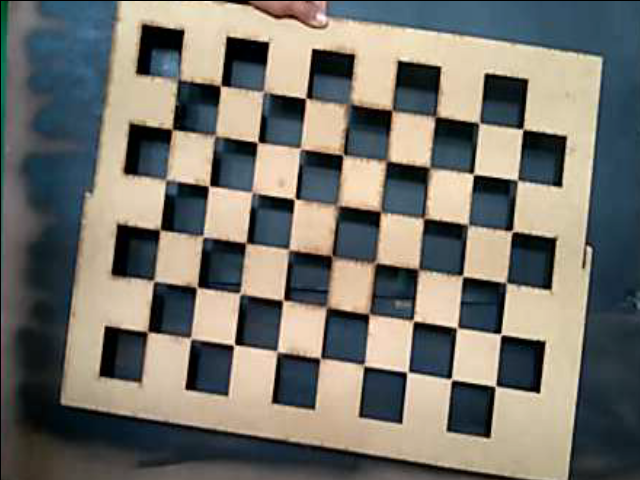
#> input picture src/test/errorProyeccionNuevaCam/images/thermal/image41.png, 640 x 480 px
$ python thermal2rgb.py
#> lines starting #> are read from the running program, lines starting #| are printed output that depends on the picture; after the words box and inside, x2 and y2 are one past the last pixel; in counts of white or black regions, pixels touching at a corner belong together
#> in viewImages, image is the input picture: shape (480, 640, 3); mean B, G, R 108.4, 116.3, 118.4
import glob
import matplotlib.pyplot as plt
import numpy as np
import cv2
import os


def thermal2rgbImage(thermalImage):
    homographyThermalToRgb = np.array([
        [0.7402546641601684, -0.012460486372473198, 47.70461031588572],
        [0.019926646975580414, 0.604406915907843, 98.1984254265369],
        [5.5850994711816295e-05, -2.0667286302057624e-05, 1.0]
    ])
    imageDst = cv2.warpPerspective(thermalImage,
                                   homographyThermalToRgb, thermalImage.shape[::-1][1:3])
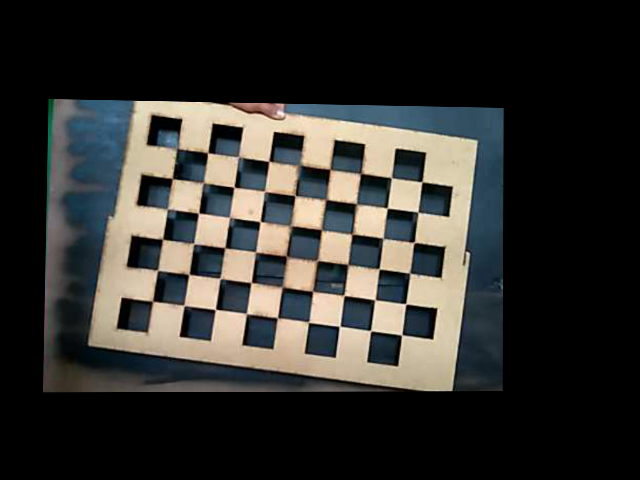
#> imageDst: shape (480, 640, 3); mean B, G, R 46.6, 49.9, 50.9

    return imageDst


# [88 lines left out: functions findChessCorners, startFindCorners, getError, getResult, not called in this run]


def emulatedThermalImage(frame):
    frame = cv2.cvtColor(frame, cv2.COLOR_RGB2GRAY)
    frame = abs(255 - frame)
    frame = cv2.cvtColor(frame, cv2.COLOR_GRAY2RGB)
#> frame: shape (480, 640, 3)
    return frame

def setMaxUmbral(imageToAnalyzer, maxUmbral):
    """
    docstring
    """
#> called with maxUmbral = 255
    image = cv2.cvtColor(imageToAnalyzer, cv2.COLOR_RGB2GRAY)
    res, mask = cv2.threshold(image, maxUmbral, 255, cv2.THRESH_BINARY_INV)
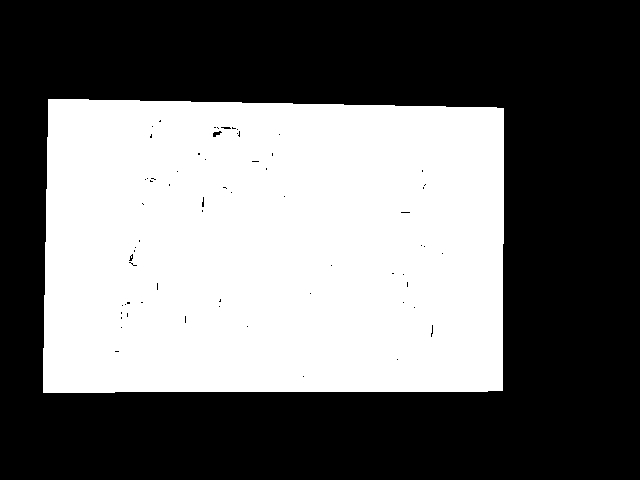
#> mask: shape (480, 640); 43% white; 1 white region, box (x1, y1, x2, y2) and area: (43, 99, 504, 393) 132119
#> res = 254
    FalseColorImage = cv2.applyColorMap(image, cv2.COLORMAP_MAGMA)
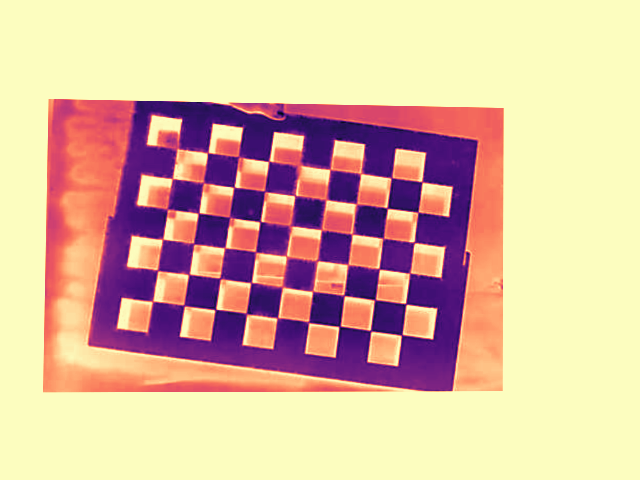
#> FalseColorImage: shape (480, 640, 3); mean B, G, R 159.5, 184.9, 219.1
    falseColor = cv2.bitwise_or(
        FalseColorImage, FalseColorImage, mask=mask)
    return falseColor

def viewImages():
    image = cv2.imread('images/thermal/image41.png')
    newImage = thermal2rgbImage(image)
    newImage = emulatedThermalImage(newImage)
    newImage = setMaxUmbral(newImage, 254.999999)
    rgbImage = cv2.imread('images/rgb/image41.png')
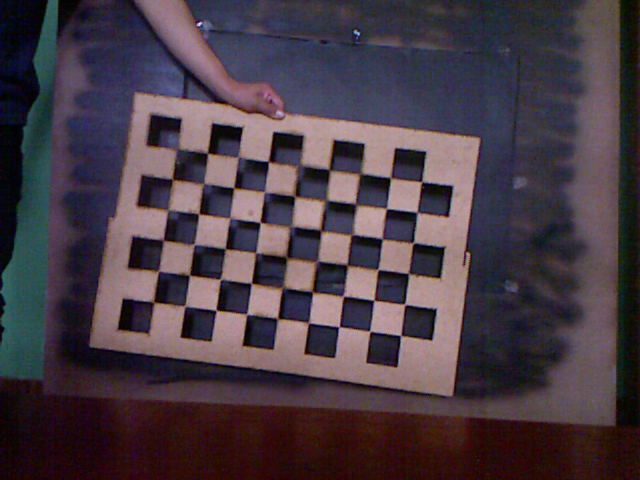
#> input picture src/test/errorProyeccionNuevaCam/images/rgb/image41.png, 640 x 480 px
#> rgbImage is the input picture: shape (480, 640, 3); mean B, G, R 68.6, 59.9, 72.7
    fusionImage = cv2.addWeighted(
        rgbImage, 40 / 100, newImage, 100 / 100, 0)
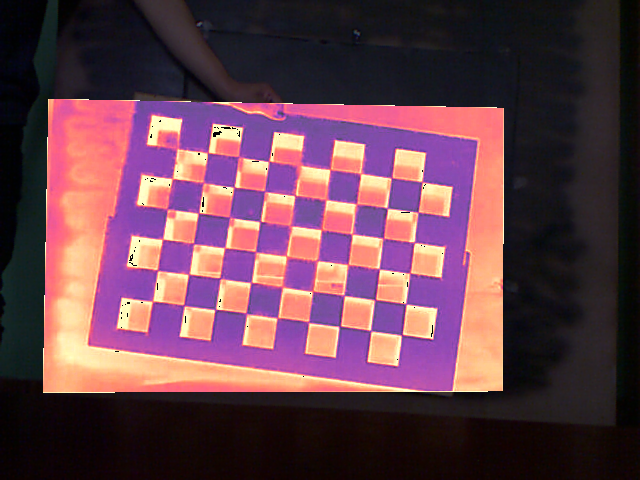
#> fusionImage: shape (480, 640, 3); mean B, G, R 78.1, 64.7, 101.9
    thermalImage = emulatedThermalImage(image)
#> in emulatedThermalImage (call 2), `frame = abs(255 - frame)`:
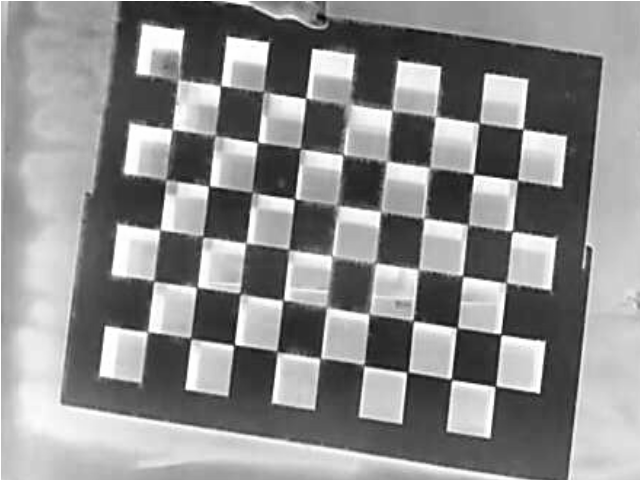
#> frame: shape (480, 640); min 4, max 255, mean 140.8
    thermalImage = cv2.applyColorMap(thermalImage, cv2.COLORMAP_MAGMA)
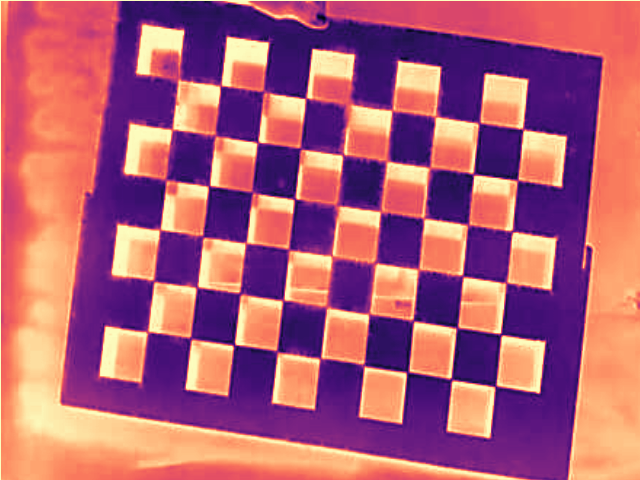
#> thermalImage: shape (480, 640, 3); mean B, G, R 118, 94.9, 175.1
    cv2.imshow('thermalImage', thermalImage)
    cv2.imshow('rgbImage', rgbImage)
    cv2.imshow('fusionImage', fusionImage)

    cv2.waitKey(0)


if __name__ == "__main__":
    viewImages()
    # [16 lines of commented-out code are left out]
